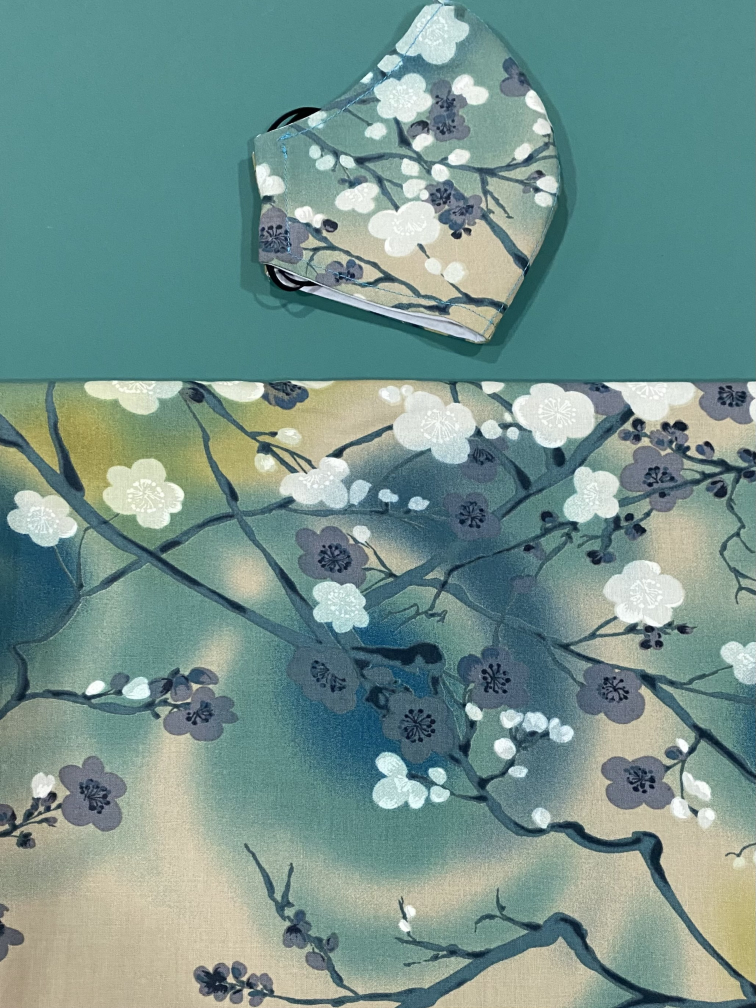
#> input picture classic/IMG_3324.jpeg, 3024 x 4032 px (shown at 1/4 size)
$ python main.py classic
#> lines starting #> are read from the running program, lines starting #| are printed output that depends on the picture
import cv2, os, argparse

def add_text(img,text,loc):
    BLACK = (0,0,0)
    font = cv2.FONT_HERSHEY_COMPLEX
    font_size = 8
    font_color = BLACK
    font_thickness = 30

    text_size, _ = cv2.getTextSize(text,font,font_size,font_thickness)

    img = cv2.putText(img, text, (loc[0]-int(text_size[0]/2), loc[1]+int(text_size[1]/2)), font, font_size, font_color, font_thickness, cv2.LINE_AA)

    return img

def shrink(img, scale=0.3):
    return cv2.resize(img, (int(img.shape[1]*scale), int(img.shape[0]*scale)))

if __name__ == '__main__':
    # Argparse
    parser = argparse.ArgumentParser(description='Assemble fabric catalog')
    parser.add_argument('dir', type=str, help='directory containing photos of fabrics')
    parser.add_argument('--s', metavar='s', type=int, default=1, help='start index for catalog')
    parser.add_argument('--p', metavar='p', type=str, default='', help='prefix to add before number')
    parser.add_argument('-n', action='store_false')
    args = parser.parse_args()

    # Read image files
    img_vec = []
    ndx = 0
    for dir in args.dir.split(','):
        images = os.listdir(dir)
        for i,img_file in enumerate(images):
            img = cv2.imread(dir + '/' + img_file)
#> img is the input picture: shape (4032, 3024, 3); mean B, G, R 141.1, 146.8, 117.1
            w = img.shape[1]
#> w = 3024
            h = img.shape[0]
#> h = 4032
            c = (w-500,h-500)
#> c = (2524, 3532)
            r = 300

            if args.n:
                img = cv2.circle(img, c, r, (255,0,0), 60)
                img = cv2.circle(img, c, r, (255,255,255), -1)
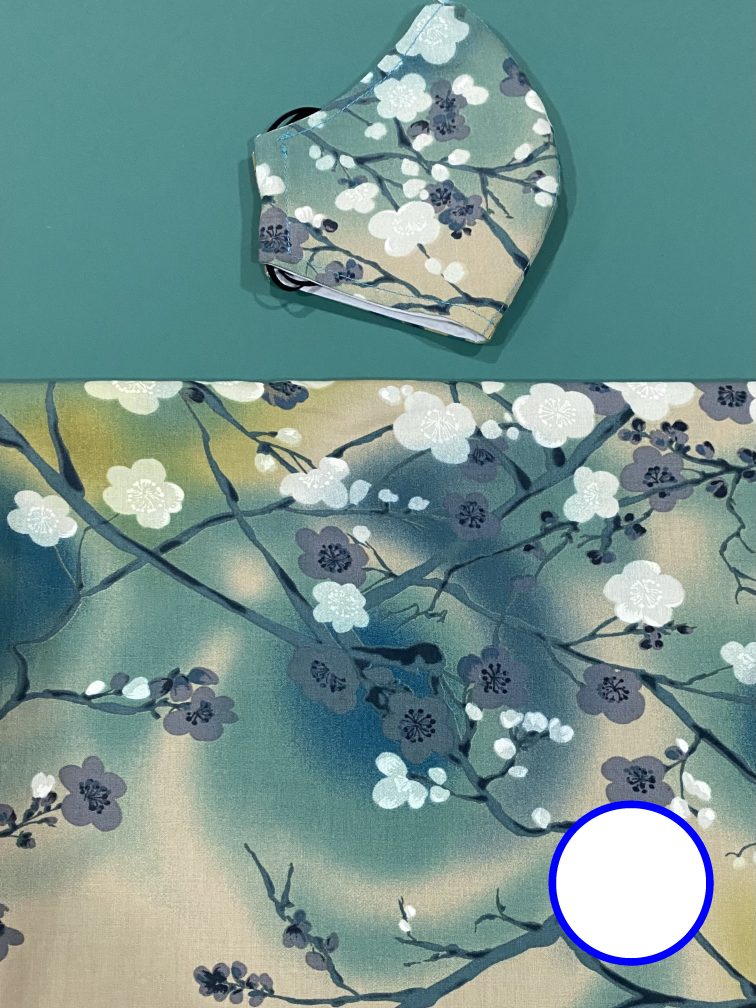
#> img: shape (4032, 3024, 3) (shown at 1/4 size); mean B, G, R 144.1, 148.1, 118.5
                img = add_text(img,args.p+str(ndx+args.s),c)
                ndx+= 1

            img_vec.append(shrink(img))

    # Assemble images into rows
    img_rows = []
#> img_rows = []
    i = 0
    while i<len(img_vec):
        img_rows.append(cv2.hconcat(img_vec[i:i+3]))
        i+= 3

    # Add white rectangles if necessary
    if len(img_rows)>1 and img_rows[-1].shape[1] != img_rows[-2].shape[1]:
        img_rows[-1] = cv2.copyMakeBorder(img_rows[-1], 0, 0, 0, img_rows[-2].shape[1]-img_rows[-1].shape[1], cv2.BORDER_CONSTANT, value=[255,255,255])

    # Assemble rows into catalog
    img = cv2.vconcat(img_rows)
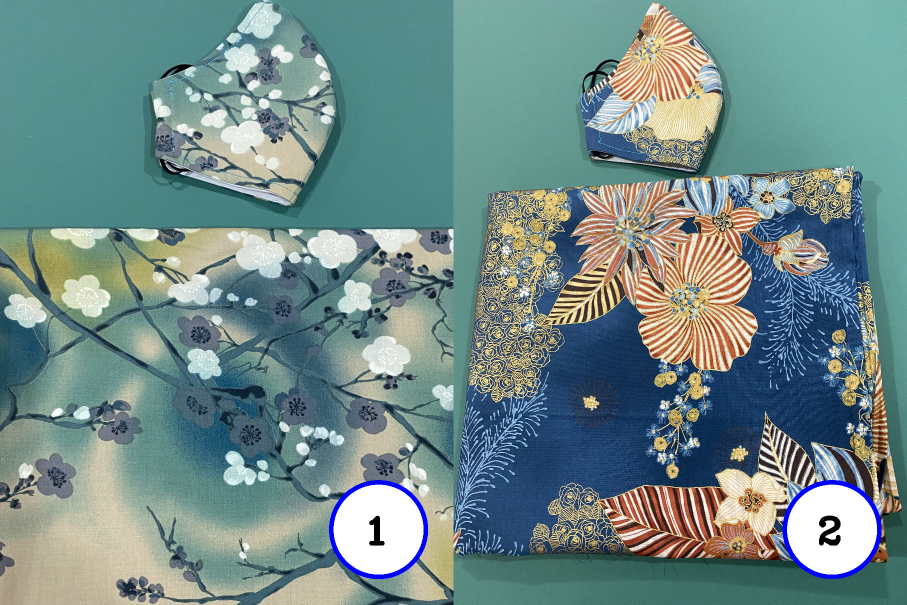
#> img: shape (1209, 1814, 3) (shown at 1/2 size); mean of channels 0, 1, 2 137.3, 139.2, 113.5; drawn as B, G, R

    # img = cv2.resize(img, (int(img.shape[1]*0.03), int(img.shape[0]*0.03)))
    cv2.imshow('Pic',img)
    key = cv2.waitKey(3000)
#> (key Esc is pressed here)

    # Save image
    cv2.imwrite(args.dir + '.jpg',img)

$ run again, on classic/IMG_3329.jpeg
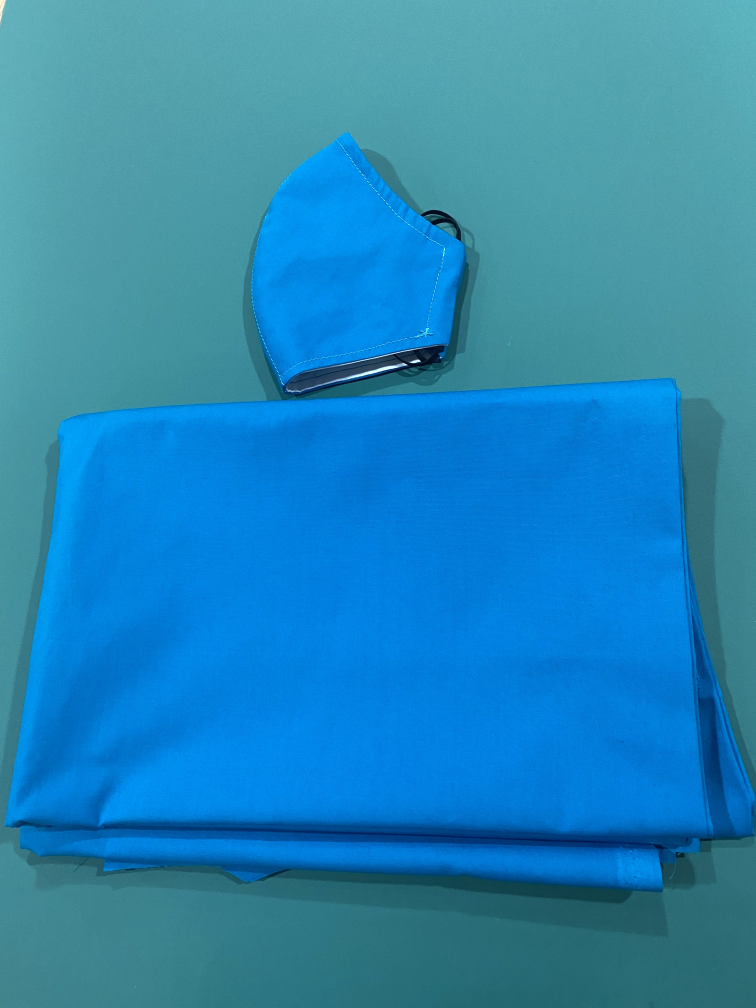
#> input picture classic/IMG_3329.jpeg, 3024 x 4032 px (shown at 1/4 size)
#> img is the input picture: shape (4032, 3024, 3); mean B, G, R 182.6, 134.1, 36.7
#> `img = cv2.circle(img, c, r, (255,255,255), -1)`:
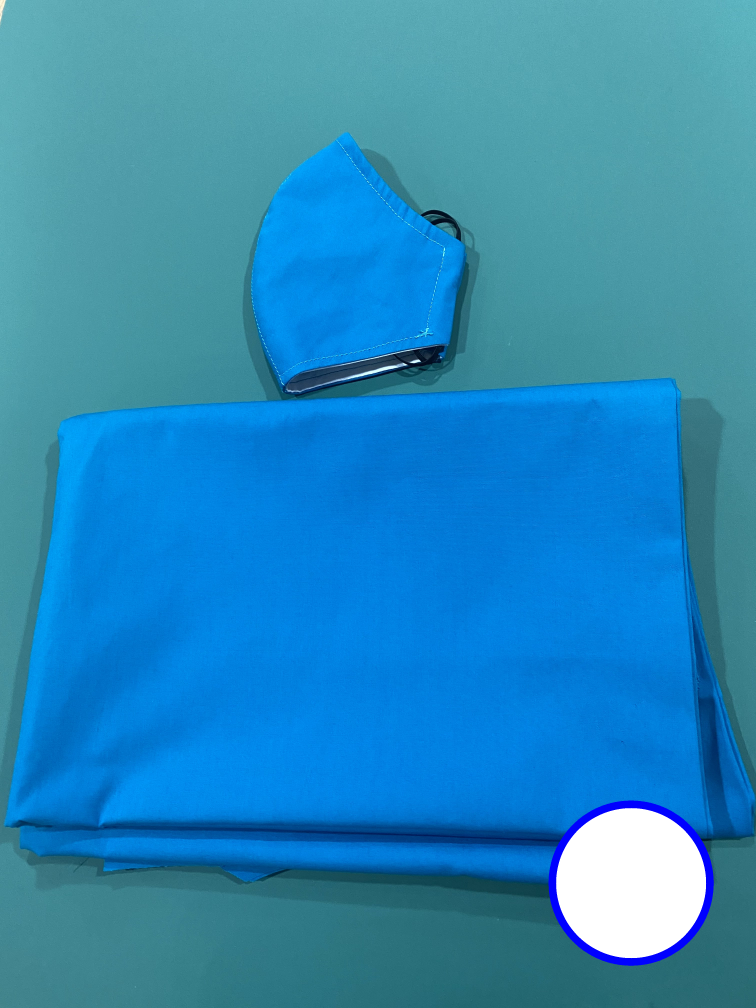
#> img: shape (4032, 3024, 3) (shown at 1/4 size); mean B, G, R 185.9, 137.3, 42.1
#> the loop `while i<len(img_vec):` made 1 pass
#> i on pass 1: 3
#> after the loop `while i<len(img_vec):`: i = 3; img_rows = 1 item

$ run again, on classic/IMG_3334.jpeg
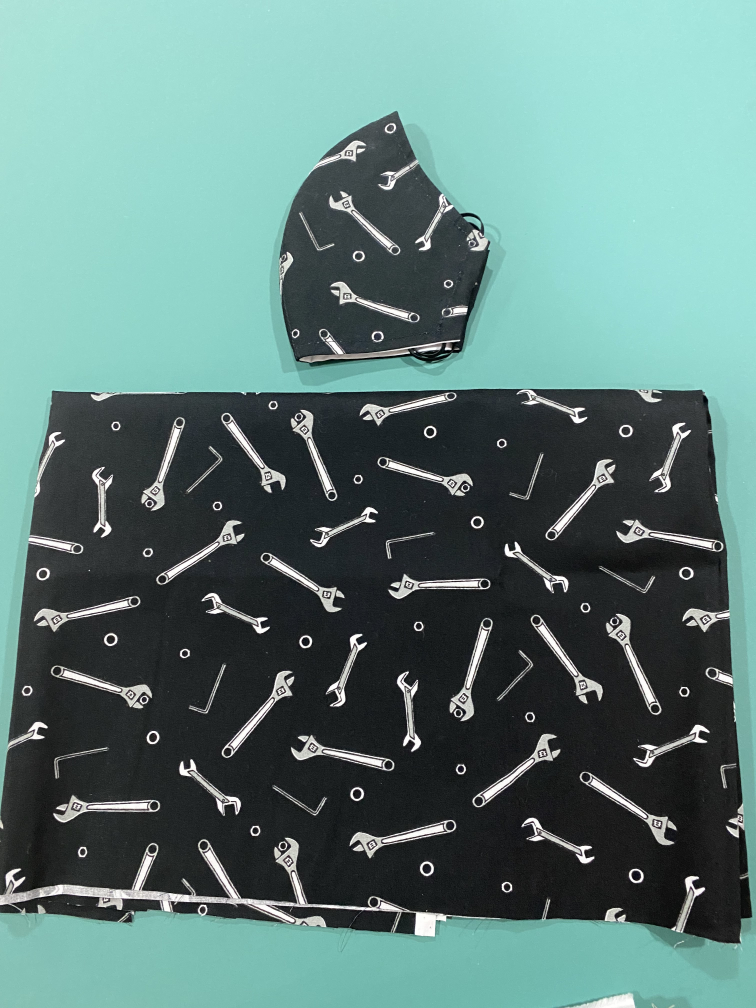
#> input picture classic/IMG_3334.jpeg, 3024 x 4032 px (shown at 1/4 size)
#> img is the input picture: shape (4032, 3024, 3); mean B, G, R 122.4, 126.4, 95.2
#> `img = cv2.circle(img, c, r, (255,255,255), -1)`:
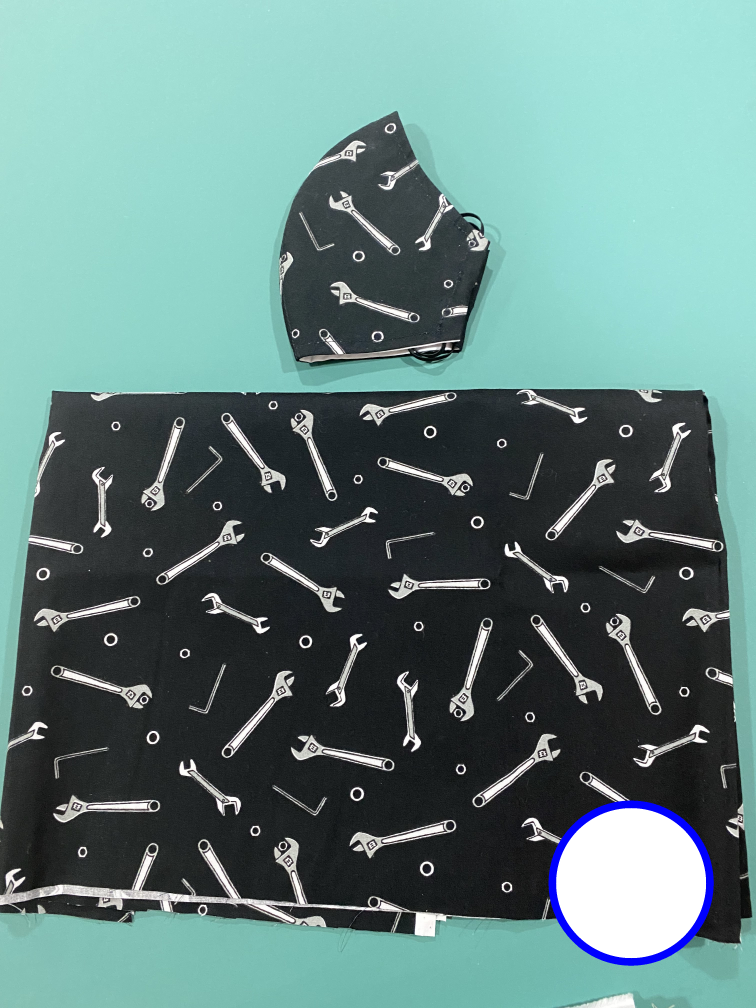
#> img: shape (4032, 3024, 3) (shown at 1/4 size); mean B, G, R 127.7, 130.4, 99.5
#> in shrink, `return cv2.resize(img, (int(img.shape[1]*scale), int(img.shape[0]*scal..`:
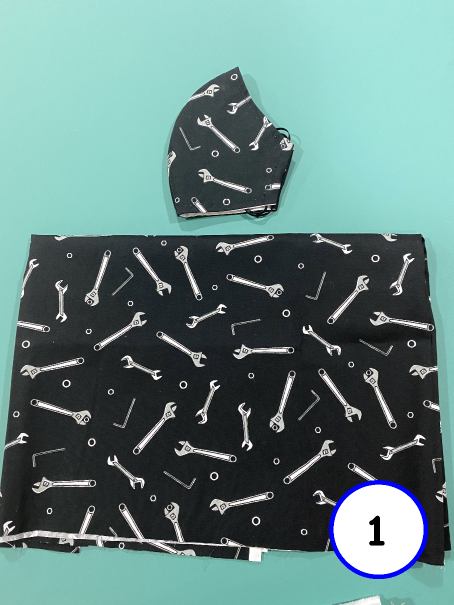
#> returned value: shape (1209, 907, 3) (shown at 1/2 size); mean of channels 0, 1, 2 127.4, 130, 99.2; drawn as B, G, R
#> the loop `while i<len(img_vec):` made 1 pass
#> i on pass 1: 3
#> after the loop `while i<len(img_vec):`: i = 3; img_rows = 1 item

$ run again, on classic/IMG_3336.jpeg
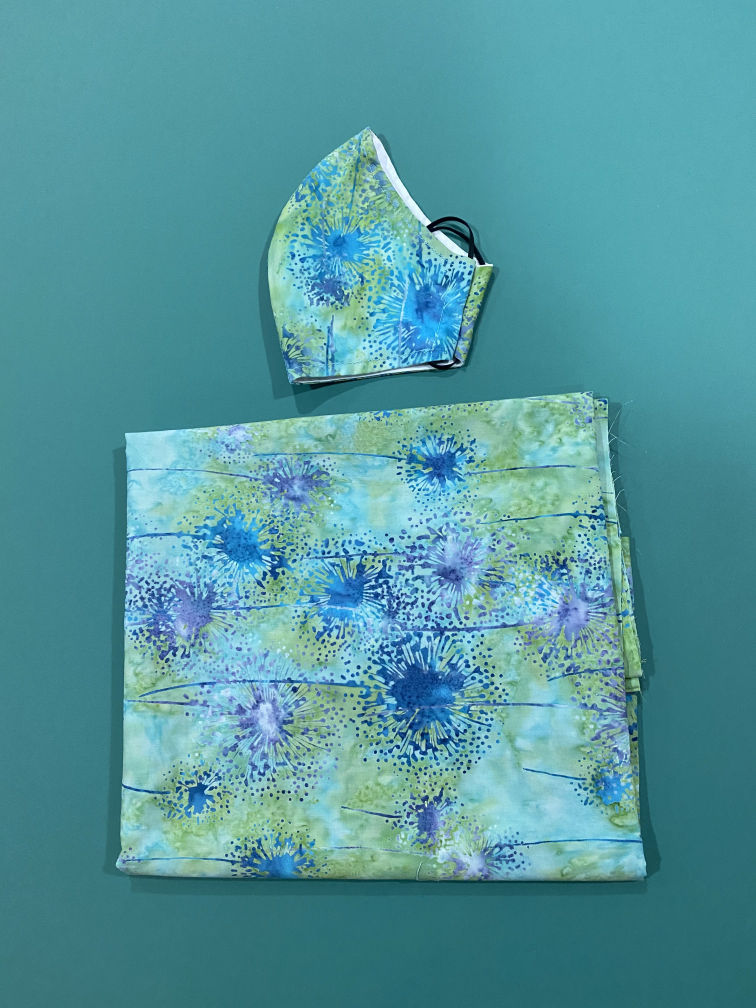
#> input picture classic/IMG_3336.jpeg, 3024 x 4032 px (shown at 1/4 size)
#> img is the input picture: shape (4032, 3024, 3); mean B, G, R 158.9, 151.1, 83.9
#> `img = cv2.circle(img, c, r, (255,255,255), -1)`:
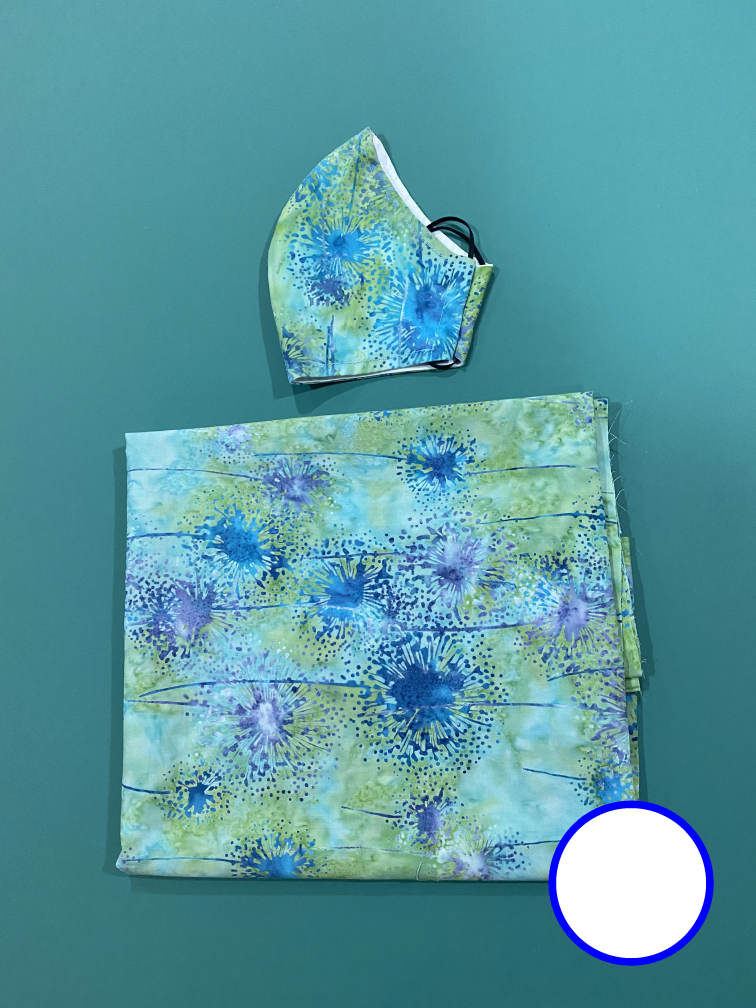
#> img: shape (4032, 3024, 3) (shown at 1/4 size); mean B, G, R 162.5, 153.5, 88.1
#> the loop `while i<len(img_vec):` made 1 pass
#> i on pass 1: 3
#> after the loop `while i<len(img_vec):`: i = 3; img_rows = 1 item
